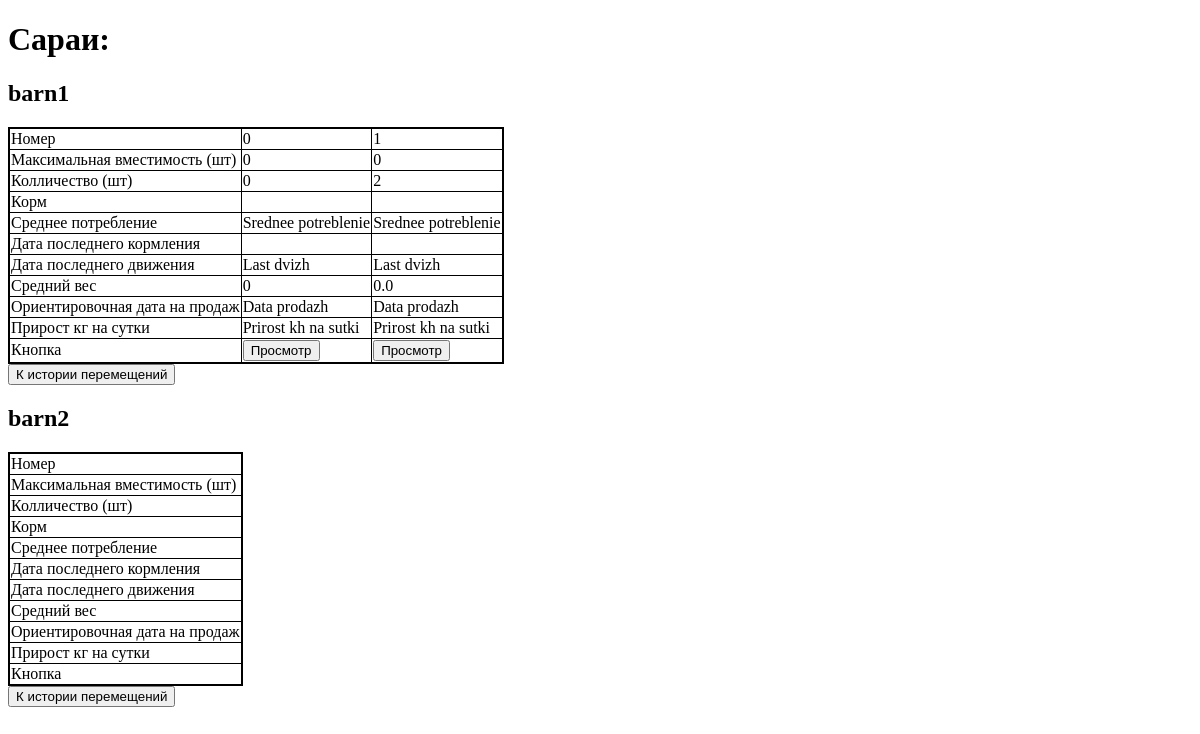
Before: /info/otkorm/ with the older database file.
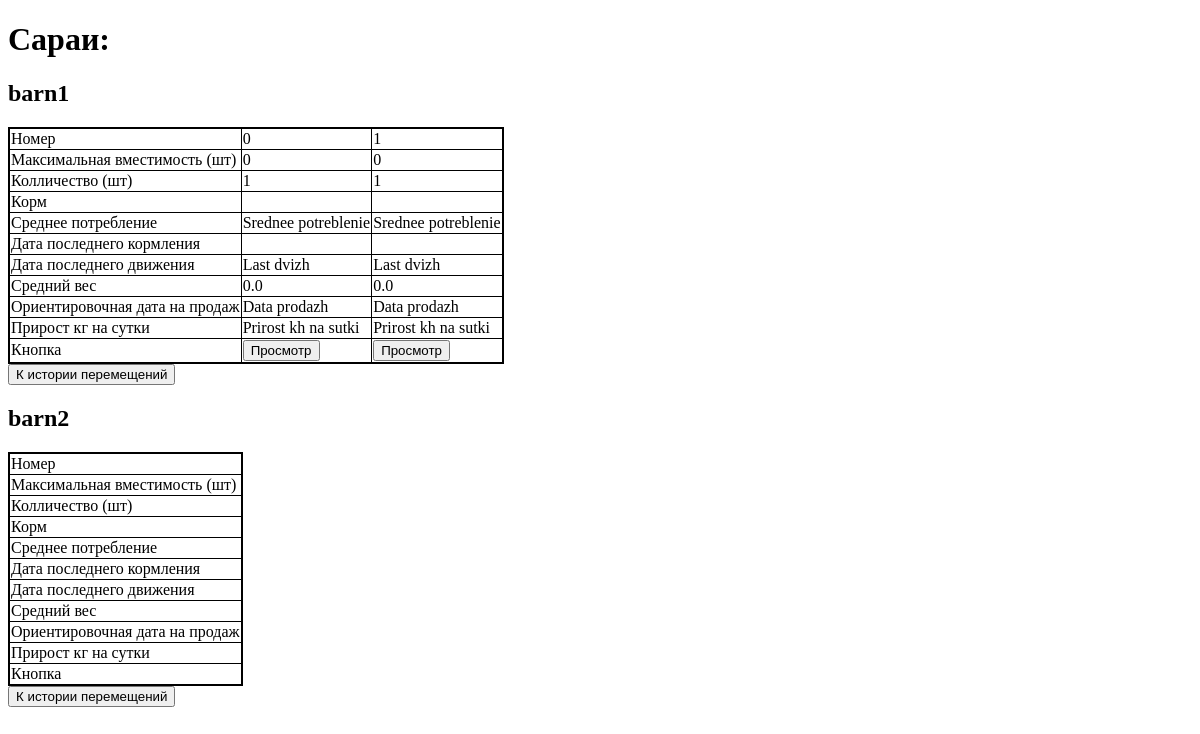
After: the same page with the newer database file.
### info/models.py (models this page shows, shortened)
class Cell(models.Model):
    barn = models.ForeignKey(Barn, on_delete=models.CASCADE)
    number = models.CharField(max_length=20, default=0)
    trough = models.ForeignKey(Trough, null=True, blank=True, on_delete=models.SET_NULL)
    capacity = models.IntegerField(default=0)  # Вместимость
    type = models.ForeignKey(TypeOfCell, null=True, blank=True, on_delete=models.SET_NULL)
    date_of_last_reweighting = models.DateField(auto_now=True)
    last_reweighting = models.FloatField(default=0)
    date_of_last_wash = models.DateField(auto_now=True)
    def count_of_animals(self):
        return self.animal_set.count()
    def average_weight(self):
        count_of_animals = self.count_of_animals()
        if count_of_animals == 2:
            min_weight = min([animal.last_weight for animal in self.animal_set.all()])
            return min_weight
        elif count_of_animals == 0:
            return 0
        summ_of_weights = 0
        count = 0
        for animal in self.animal_set.all():
            summ_of_weights += animal.last_weight
            count += 1
        return summ_of_weights / count

class Animal(models.Model):
    cell = models.ForeignKey(Cell, null=True, blank=True, on_delete=models.CASCADE)
    number = models.CharField(max_length=20, default="")
    number_of_group = models.CharField(max_length=20, default="")
    number_of_mother = models.CharField(max_length=20, default="")
    birthday = models.DateField(auto_now=True)
    weight_of_birth = models.FloatField(default=0)
    lovely_food = models.ForeignKey(TypeOfFood, null=True, blank=True ,on_delete=models.SET_NULL)
    special_marks = models.CharField(max_length=300, default="", null=True, blank=True)
    approximately_date_of_delivery = models.DateField(blank=True, null=True)
    date_of_delivery = models.DateField(blank=True, null=True)
    last_weight = models.FloatField(default=0)
    date_of_last_reweighting = models.DateField(auto_now=True)

### info/views.py (the view)
# urls.py: path("otkorm/", views.otkorm, name="otkorm"),
def otkorm(request):
    request.session.clear()
    context = {}
    context["barns"] = Barn.objects.all()
    return render(
        request,
        "otkorm.html",
        context=context
    )

### info/templates/otkorm.html (shortened to what this page needs)
{% extends 'base.html' %}
{% block title %}
{% load static %}
<link rel="stylesheet" type="text/css" href="{% static 'css/otkorm.css' %}">
{% endblock %}
{% block body %}
<h1>Сараи:</h1>
{% for barn in barns %}
<section class="Barn">
    <h2 class="barn_name">{{ barn.name }}</h2>
    <table>
        <tr>
            <td>Номер</td>
            {% for cell in barn.cell_set.all %}
            {% if cell.number == cell_from.number %}
            <td style="background-color:yellow">{{cell.number}}</td>
            {% else %}
            <td>{{cell.number}}</td>
            {% endif %}
            {% endfor %}
        </tr>
        <tr>
            <td>Максимальная вместимость (шт)</td>
            {% for cell in barn.cell_set.all %}
            <td>{{cell.capacity}}</td>
            {% endfor %}
        </tr>
        <tr>
            <td>Колличество (шт)</td>
            {% for cell in barn.cell_set.all %}
            {% if cell.number == cell_from.number %}
            <td>{{rest}} (- {{count_of_animals}})</td>
            {% else %}
            <td>{{cell.count_of_animals }}</td>
            {% endif %}
            {% endfor %}
        </tr>
        <tr>
            <td>Корм</td>
            {% for cell in barn.cell_set.all %}
            <td>{{cell.trough.type_of_food}}</td>
            {% endfor %}
        </tr>
        <tr>
            <td>Среднее потребление</td>
            {% for cell in barn.cell_set.all %}
            <td>Srednee potreblenie</td>
            {% endfor %}
        </tr>
        <tr>
            <td>Дата последнего кормления</td>
            {% for cell in barn.cell_set.all %}
            <td>{{ cell.trough.date_of_last_feeding }}</td>
            {% endfor %}
        </tr>
        <tr>
            <td>Дата последнего движения</td>
            {% for cell in barn.cell_set.all %}
            <td>Last dvizh</td>
            {% endfor %}
        </tr>
        <tr>
            <td>Средний вес</td>
            {% for cell in barn.cell_set.all %}
            <td>{{ cell.average_weight }}</td>
            {% endfor %}
        </tr>
        <tr>
            <td>Ориентировочная дата на продаж</td>
            {% for cell in barn.cell_set.all %}
            <td> Data prodazh </td>
            {% endfor %}
        </tr>
        <tr>
            <td>Прирост кг на сутки</td>
            {% for cell in barn.cell_set.all %}
            <td> Prirost kh na sutki </td>
            {% endfor %}
        </tr>
        <tr>
            <td> Кнопка </td>
            {% for cell in barn.cell_set.all %}
            {% if count_of_animals %}
            <td><a href="{% url 'info:cell_info' cell.number  %}"><button>Вставить</button></a></td>
            {% else %}
            <td><a href="{% url 'info:cell_info' cell.number  %}"><button>Просмотр</button></a></td>
            {% endif %}
            {% endfor %}
        </tr>
    </table>
</section>
<footer>
    <a href="{% url 'history:history' %}"><button> К истории перемещений </button></a>
</footer>
{% endfor %}
{% endblock %}

Changed rows visible on the page:
changed through a linked row, Cell (number 1 of 2 on the later page): count_of_animals "0" → "1"; average_weight "0" → "0.0"
computed for Cell (number 2 of 2 on the later page): count_of_animals "2" → "1"
